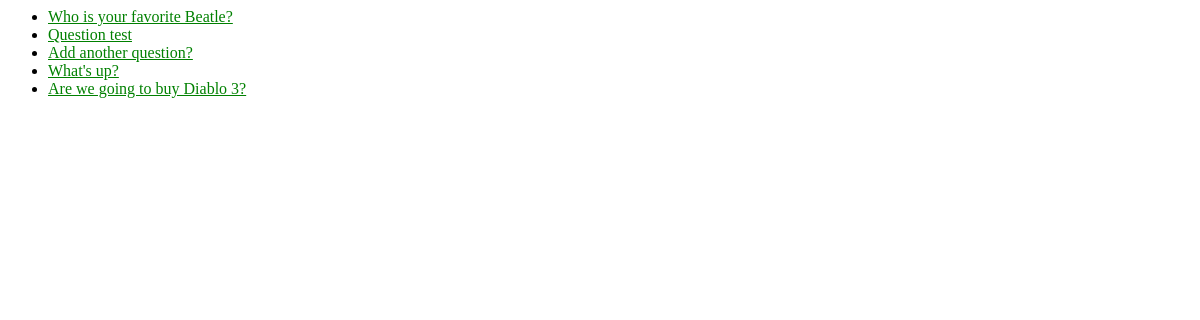
/polls/, run on an earlier commit of the app's database.
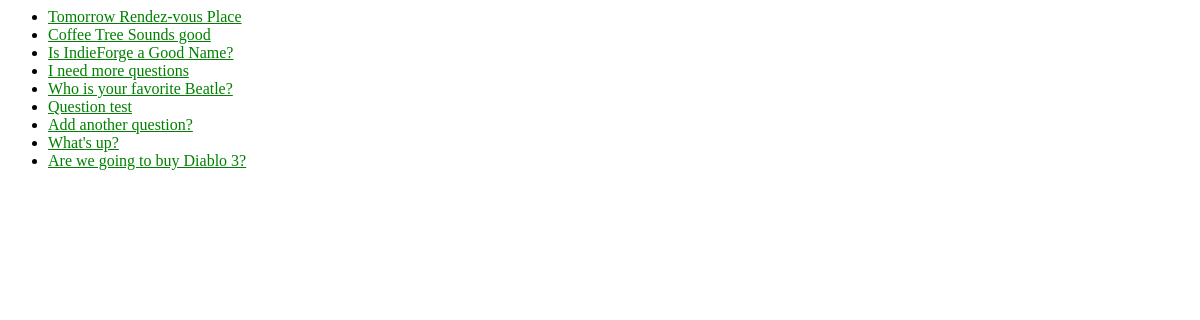
And on a later commit of the database.
### polls/models.py (models this page shows, shortened)
class Question(models.Model):
    question_text = models.CharField(max_length=200)
    pub_date = models.DateTimeField('date published')
    def was_published_recently(self):
        now = timezone.now()
        return now - datetime.timedelta(days=1) <= self.pub_date <= now
    was_published_recently.admin_order_field = 'pub_date'
    was_published_recently.boolean = True
    was_published_recently.short_description = 'Published recently?'

### polls/views.py (the view)
class IndexView(generic.ListView):
    template_name = 'polls/index.html'
    context_object_name = 'latest_question_list'
    def get_queryset(self):
        return Question.objects.filter(
            pub_date__lte=timezone.now()
        ).order_by('-pub_date')[:10]

### polls/templates/polls/index.html
{% load staticfiles %}
<link rel="stylesheet" type="text/css" href="{% static 'polls/style.css' %}" />
{% if latest_question_list %}
    <ul>
    {% for question in latest_question_list %}
        <li><a href="{% url 'polls:detail' question.id %}">{{ question.question_text }}</a></li>
    {% endfor %}
    </ul>
{% else %}
    <p>No polls are available.</p>
{% endif %}

### polls/static/polls/style.css (style rules this page uses)
li a { color: green; }

What changed in the data, as far as the page shows it:
added Question: question_text "Tomorrow Rendez-vous Place"
added Question: question_text "Coffee Tree Sounds good"
added Question: question_text "Is IndieForge a Good Name?"
added Question: question_text "I need more questions"
